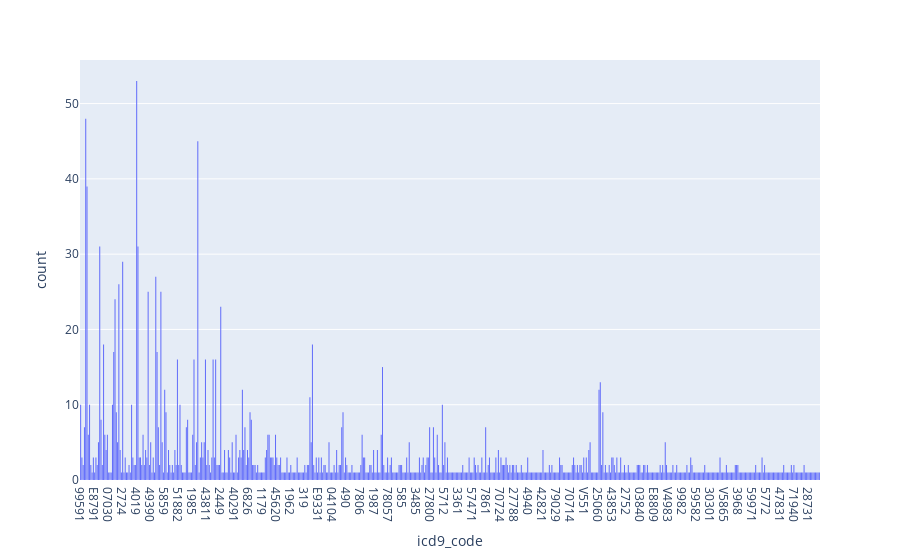

Write notebook code for a chart like this one.
### Code cell
fig = px.histogram(df_icd, x="icd9_code")
fig.show()

### Figure 1 — Plotly figure (JSON) as saved in the notebook; plotly's stock layout.template omitted (floating-point values rounded to 4 significant figures; data arrays with more than 128 entries replaced by an {"elided": "..."} marker saying what was removed)
{"data": [{"alignmentgroup": "True", "bingroup": "x", "hovertemplate": "icd9_code=%{x}<br>count=%{y}<extra></extra>", "legendgroup": "", "marker": {"color": "#636efa", "pattern": {"shape": ""}}, "name": "", "offsetgroup": "", "orientation": "v", "showlegend": false, "type": "histogram", "x": {"elided": "1761 str values"}, "xaxis": "x", "yaxis": "y"}], "layout": {"barmode": "relative", "legend": {"tracegroupgap": 0}, "margin": {"t": 60}, "xaxis": {"anchor": "y", "domain": [0, 1], "title": {"text": "icd9_code"}}, "yaxis": {"anchor": "x", "domain": [0, 1], "title": {"text": "count"}}}}
